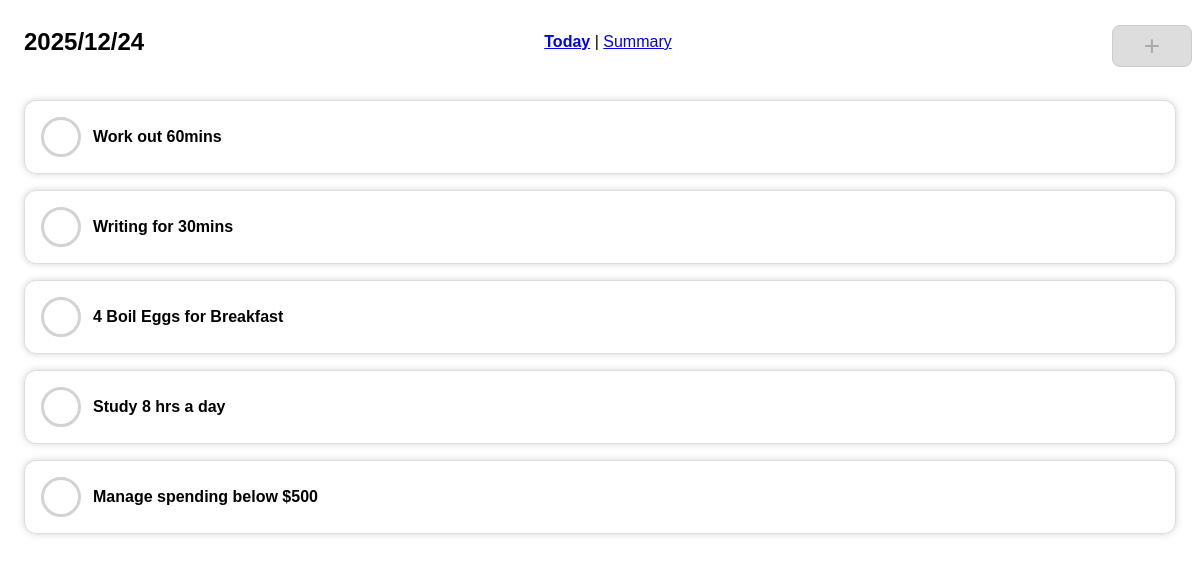
The page / on the database its author committed.
### tables this page shows
CREATE TABLE habits (
                id INTEGER PRIMARY KEY AUTOINCREMENT,
                name TEXT NOT NULL,
                type TEXT NOT NULL,
                value TEXT NOT NULL, 
                description TEXT,
                start_date DATE NOT NULL, 
                frequency TEXT DEFAULT 'daily'
            );

### habitru.py (the view)
@app.route("/", defaults={"year": None, "month": None, "day": None}, methods=["GET", "POST"])
@app.route("/<int:year>/<int:month>/<int:day>/", methods=["GET","POST"])
def daily_view(year,month,day):
    date = create_date_object(year, month, day)
    conn = get_db_connection()
    if conn:
        habits = conn.execute('''
            SELECT * FROM habits
            LEFT JOIN records ON habits.id = records.habit_id
                AND records.date = ? AND records.status = 'done'
            WHERE records.habit_id IS NULL
            ''', (date["db_format"]["date"],)).fetchall()
        conn.close()
        return render_template('daily_view.html', habits=habits, date=date, current_url=request.path)
    else:
        flash("Database connection error.")
        return render_template('daily_view.html', habits=[], date=date, current_url=request.path)

### habitru.py (called while the page is built)
def create_date_object(year=None, month=None, day=None):
    now = datetime.now()
    if year is None:
        year = now.year
    if month is None or day is None:
        month = now.month
        day = now.day
    date = {
        "current": {
            "date": now.strftime("%Y/%m/%d"),
            "year": now.strftime("%Y"),
            "month": now.strftime("%m"),
            "day": now.strftime("%d")
        },
        "selected": {
            "date": f"{year:04}/{month:02}/{day:02}",
            "year": f"{year:04}",
            "month": f"{month:02}",
            "day": f"{day:02}",
        },
        "db_format": {
            "date": f"{year:04}-{month:02}-{day:02}",
            "year": f"{year:04}%"
        }
    }
    return date

@app.after_request
def after_request(response):
    response.headers["Cache-Control"] = "no-cache, no-store, must-revalidate"
    response.headers["Expires"] = 0
    response.headers["Pragma"] = "no-cache"
    return response

def get_db_connection():
    try:
        conn = sqlite3.connect('habitru.db')
        conn.row_factory = sqlite3.Row
        return conn
    except sqlite3.Error as e:
        print(f"Database connection error: {e}")
        return None

### templates/daily_view.html (shortened to what this page needs)
{% extends "layout.html" %}
{% block main %}
<section id="daily-view">
    <div id="daily-items">
        {% for habit in habits %}
        <div id="habit-{{ habit.id }}" class="habit-item" data-id="{{ habit.id }}" data-name="{{ habit.name }}" data-value="{{ habit.value }}" data-date="{{ date.selected.date }}">
            <div class="bubble-btn"></div>
            <div class="item-details">
                <p><strong>{{ habit.name }}</strong></p>
            </div>
        </div>
        {% endfor %}
    </div>
    {% set visible = 'visible' if habits|length == 0 else '' %}
</section>
{% endblock %}

### templates/layout.html (shortened to what this page needs)
<!DOCTYPE html>
<html lang="en">
<head>
    <link href="/static/style.css" rel="stylesheet">
</head>
<body>
    {% block navbar %}
    <nav class="nav">
        <div class="left">
            <h1 class="title">
                {{ date.selected.year if current_url == '/' + date.selected.year + '/' else date.selected.date }}
            </h1>
        </div>
        <div class="middle">
            <a href="/{{date.current.date}}/" class="{% if current_url == '/' + date.selected.date + '/' or current_url == '/' %}active{% endif %}">Today</a> |
            <a href="/{{date.selected.year}}/" class="{% if current_url == '/' + date.selected.year + '/' %}active{% endif %}">Summary</a>
        </div>
        <div class="right">
            <a href="/new_habit" class="add-habit-item">+</a>
        </div>
    </nav>
    {% endblock %}
    {% block main %}{% endblock %}
</body>
</html>

### static/style.css (style rules this page uses)
:root { --standard-width: 380px; }
*, *::before, *::after { box-sizing: border-box; }
html { position: relative; }
body { background-color: #fff; color: #000; font-family: Arial, Helvetica, sans-serif; }
.nav { display:flex; flex-direction: row; top:0px; z-index: 1000; display: flex; justify-content: space-between; align-items: center; width: 100%; min-height: 64px; }
.nav div { flex: 1 1 0%; }
.nav .left { padding-left: 16px; }
.nav .middle { text-align: center; }
.nav .middle .active { font-weight: bold; text-decoration: underline; }
.nav .right { display: flex; }
.nav .right a { margin-left: auto; padding-right: 16px; text-decoration: none; }
section { padding: 0 16px; }
#daily-view, .main { display: flex; flex-direction: column; align-items: center; padding: 24px 16px; gap: 16px; }
#daily-view > div { width: 100%; gap: 16px; }
#daily-items { display: flex; flex-direction: column; gap: 16px; }
.habit-item { display: flex; gap: 12px; flex-direction: row; min-height: 48px; padding: 16px 16px; border-radius: 12px; transition: opacity 0.2s ease-in, margin-top 0.5s ease-in-out; border: 1px solid #ddd; box-shadow: 0 0 7px rgba(0, 0, 0, 0.17); background-color: #fff; }
.habit-item > * { align-self: center; }
.habit-item > .bubble-btn { cursor: pointer; width: 40px; height: 40px; background-color: white; border-radius: 16rem; border: 3px solid lightgrey; }
.habit-item > .item-details { flex-direction: column; }
.habit-item > .item-details > p { margin: 0px }
.add-habit-item { float: right; margin-top:8px; width: 80px; padding: 4px 16px; cursor: pointer; background-color: #ddd; border: 1px solid #ccc; color: darkgrey; border-radius: 8px; text-align: center; user-select: none; font-size: 28px; }

### rows shown on the page
habits: name "Work out 60mins"
habits: name "Writing for 30mins"
habits: name "4 Boil Eggs for Breakfast"
habits: name "Study 8 hrs a day"
habits: name "Manage spending below $500"
